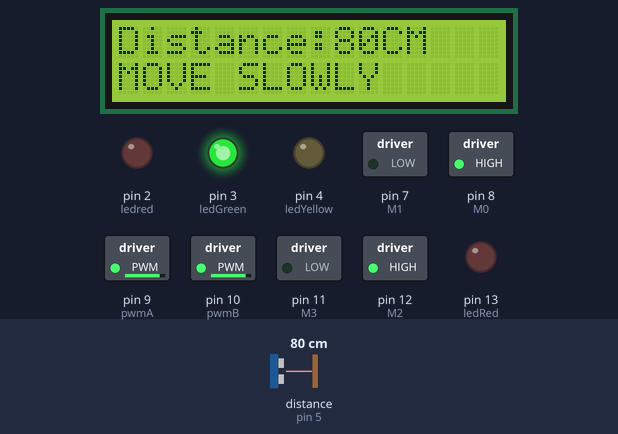
Recording of a sketch running on a simulated Arduino Uno, built with avr-gcc and run on an emulated ATmega328P. On the bench: 16×2 character LCD, switched loads named in the sketch (green lamp = pin HIGH), output pins drawn as LEDs (lit = HIGH). Wiring (inferred from the names in the program): ultrasonic range finder: trigger pin 6; echo pin 5. Dashed ring = blinking. Inputs (shaded band) come from the test bench; at power-on: distance to the obstacle (sensor on pin 5) 80 cm. The echo pulse lasts 58.3 µs per cm; pins used as bus, display or sensor lines are not drawn; what the sketch prints to the serial monitor is not drawn.

Above: at 1.2 s.
1.3 s: distance to the obstacle (sensor on pin 5) set to 75 cm
At 2.39 s:
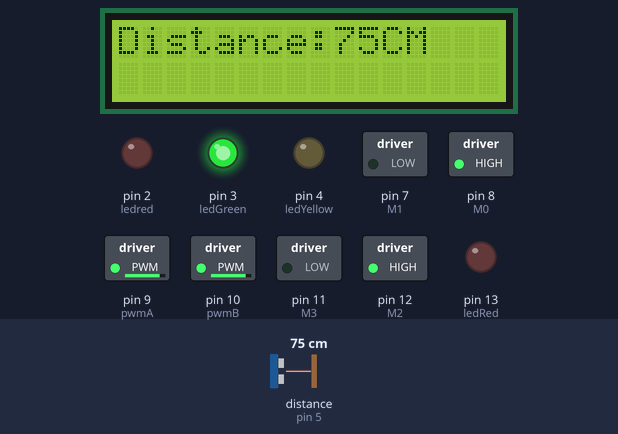
3.7 s: distance to the obstacle (sensor on pin 5) set to 65 cm
At 6.4 s:
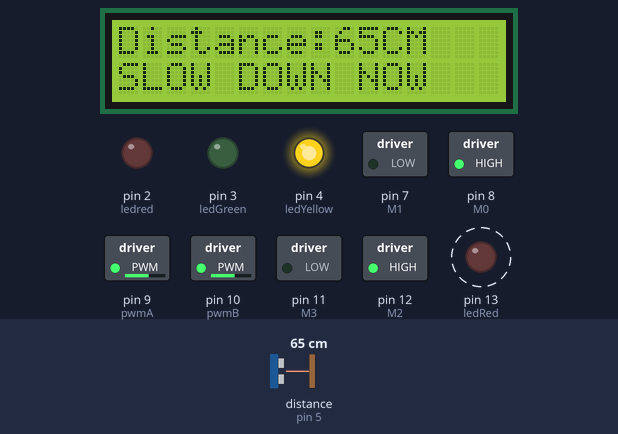
8.1 s: distance to the obstacle (sensor on pin 5) set to 120 cm
At 9.7 s:
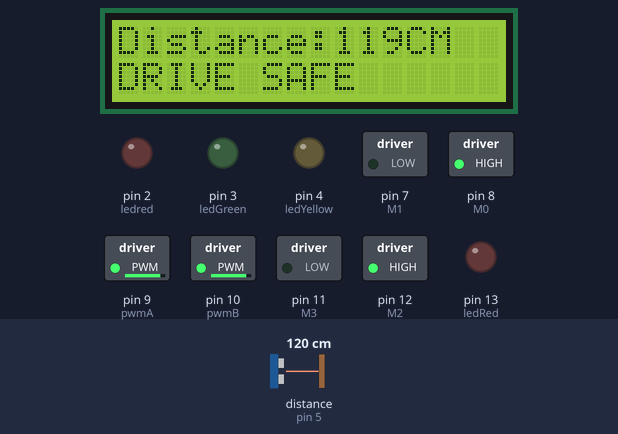
13.0 s: distance to the obstacle (sensor on pin 5) set to 35 cm
At 14.6 s:
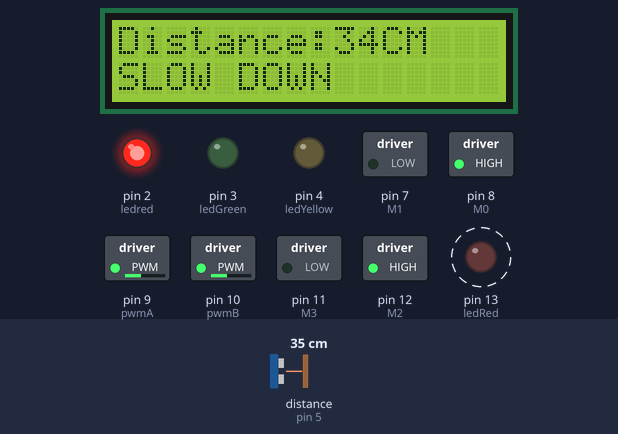
16.3 s: distance to the obstacle (sensor on pin 5) set to 2 cm
At 17.9 s:
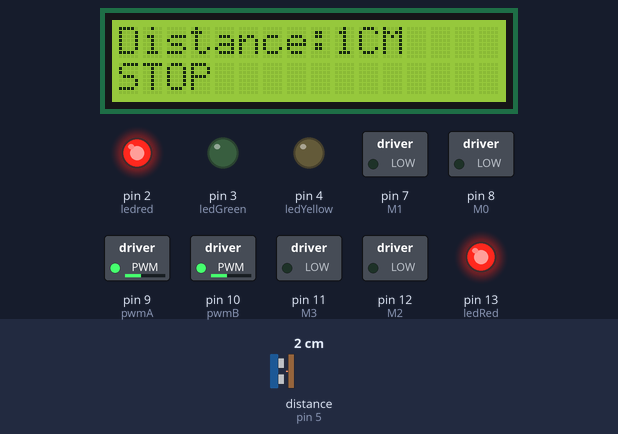
19.6 s: distance to the obstacle (sensor on pin 5) set to 60 cm
At 20.56 s:
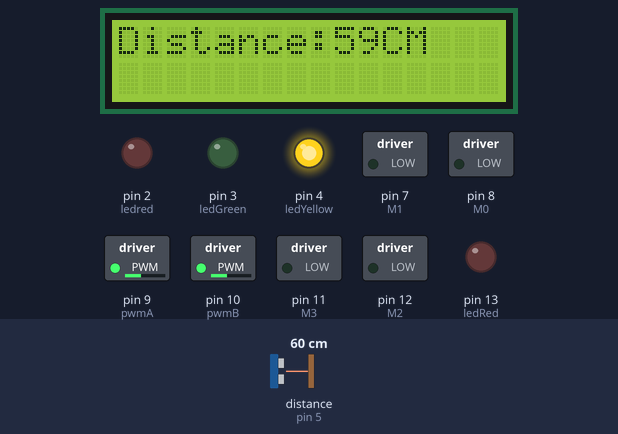
Timing chart, 0 to 23.0 s (numbered marks = the images above; inputs shaded):
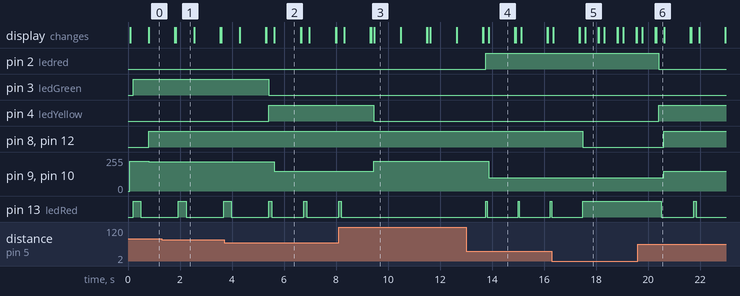

The sketch:

TheAntiCollider.ino
```cpp
#include <Wire.h>
#include <LiquidCrystal_I2C.h>
LiquidCrystal_I2C lcd( 0x27, 2, 1, 0, 4, 5, 6, 7, 3, POSITIVE);

int trigPin = 6;
int echoPin = 5;
int ledRed = 13;
int ledYellow = 4;
int ledGreen = 3;
int ledred = 2;
int pwmA = 9;
int M0 = 8;
int M1 = 7;
int M2 = 12;
int M3 = 11;
int pwmB = 10;
int i = 225;
int j = 225;


void setup()
{
  Serial.begin(9600);
  lcd.begin(16, 2);
  /////////INDICATORS//////////
   pinMode(ledRed, OUTPUT);
   pinMode(ledYellow, OUTPUT);
   pinMode(ledGreen, OUTPUT);
   pinMode(ledred, OUTPUT);

  ///////MOTORS///////////

   pinMode(M0, OUTPUT);
   pinMode(M1, OUTPUT);
   pinMode(M2, OUTPUT);
   pinMode(M3, OUTPUT);

  //////////SENSOR/////////

   pinMode(echoPin, INPUT);
   pinMode(trigPin, OUTPUT);

  //////SPEED OF MOTOR//////

   analogWrite(pwmA,i);
   analogWrite(pwmB,j);
}

//////////INDICATORS(BUZZERS)///////////

void buzzer()
{
  digitalWrite(ledRed, HIGH);
  delay(100);
  digitalWrite(ledRed, LOW);
  delay(100);
}

void buzzer1()
{
  digitalWrite(ledRed, HIGH);
  delay(300);
  digitalWrite(ledRed, LOW);
  delay(300);
}

void buzzer2()
{
  digitalWrite(ledRed, HIGH);
  delay(50);
  digitalWrite(ledRed, LOW);
  delay(50);
}

////////////MOTOR MOTION////////////

void motorForward()
{
  digitalWrite(M0,HIGH);
  digitalWrite(M1,LOW);
  digitalWrite(M2,HIGH);
  digitalWrite(M3,LOW);
}

void motorStop()
{
  digitalWrite(M0,LOW);
  digitalWrite(M1,LOW);
  digitalWrite(M2,LOW);
  digitalWrite(M3,LOW);

}

////////////LOOP////////////

void loop() {
  long duration, distance;
  digitalWrite(trigPin,HIGH);
  delayMicroseconds(1000);
  digitalWrite(trigPin, LOW);
  duration=pulseIn(echoPin, HIGH);
  distance =(duration/2)/29.1;
  Serial.print(distance);
  Serial.println("CM");
  delay(10);
  lcd.print("Distance:");
  lcd.print(distance);
  lcd.print("CM");
  lcd.setCursor(0, 1);
  delay(100);

if ((distance<=25))
{
  motorStop();
  digitalWrite(ledRed,HIGH);
  digitalWrite(ledred, HIGH);
 delay(100);
 lcd.print("STOP");
 lcd.setCursor(0, 0);
 delay(500);
 lcd.clear();
}
else if((distance>25 && distance<=40))
 {
  digitalWrite(ledred, HIGH);
  digitalWrite(ledYellow, LOW);
  digitalWrite(ledGreen, LOW);
  digitalWrite(ledRed,LOW);
  buzzer2();
  motorForward();
  analogWrite(pwmA,100); // speed on the left wheel
  analogWrite(pwmB,100); // speen on the right wheel
  // the speed will be calculated from the odometer...
  Serial.println("STOP, Else you'll get collided with the front vehicle");
lcd.print("SLOW DOWN");
lcd.setCursor(0, 0);
delay(1000);
lcd.clear();
 }
else if((distance>40 && distance<=69))
 {
  digitalWrite(ledYellow, HIGH);
  digitalWrite(ledred,LOW);
  digitalWrite(ledGreen, LOW);
  digitalWrite(ledRed,LOW);
  buzzer();
  motorForward();
  analogWrite(pwmA,150);
  analogWrite(pwmB,150);
  Serial.println("SLOW DOWN YOUR VEHICLE!!!!!!");
  lcd.print("SLOW DOWN NOW");
  lcd.setCursor(0, 0);
 delay(1000);
  lcd.clear();
 }
else if((distance>70 && distance<100))
 {
  digitalWrite(ledGreen, HIGH);
  digitalWrite(ledred,LOW);
  digitalWrite(ledYellow, LOW);
  digitalWrite(ledRed,LOW);
  buzzer1();
  analogWrite(pwmA,220);
  analogWrite(pwmB,220);
  motorForward();
  Serial.println("Vehicle Ahead, Move Slowly");
  lcd.print("MOVE SLOWLY");
  lcd.setCursor(0, 0);
 delay(1000);
  lcd.clear();
 }
else if ((distance>100))
{
  motorForward();
  analogWrite(pwmA,i);
  analogWrite(pwmB,j);
  digitalWrite(ledGreen, LOW);
  digitalWrite(ledred,LOW);
  digitalWrite(ledYellow, LOW);
  digitalWrite(ledRed,LOW);
  lcd.print("DRIVE SAFE");
  lcd.setCursor(0, 1);
  delay(1000);
  lcd.print("OBEY TRAFFIC");
  lcd.setCursor(0, 0);
  delay(1000);
  lcd.clear();

}
}
```

Measured:
- the behaviour switches between 71 and 70 cm on distance to the obstacle (sensor on pin 5) (found by bisection; images 1 and 2)
- after the input at 3.7 s, pin 3 (ledGreen): HIGH → LOW after 1.7 s; pin 4 (ledYellow): LOW → HIGH after 1.7 s; pin 9 (pwmA), pin 10 (pwmB): 220/255 → 150/255 after 1.9 s
- after the input at 8.1 s, pin 4 (ledYellow): HIGH → LOW after 1.4 s; pin 9 (pwmA), pin 10 (pwmB): 150/255 → 225/255 after 1.4 s; pin 13 (ledRed): goes on until 8.2 s, then stays LOW
- after the input at 13.0 s, pin 2 (ledred): LOW → HIGH after 0.77 s; pin 9 (pwmA), pin 10 (pwmB): 225/255 → 100/255 after 0.87 s; pin 13 (ledRed): alternates HIGH for 0.05 s and LOW for 1.2 s, starting after 0.77 s
- after the input at 16.3 s, pin 8 (M0), pin 12 (M2): HIGH → LOW after 1.2 s; pin 13 (ledRed): goes on until 17.5 s, then stays HIGH
- after the input at 19.6 s, pin 2 (ledred): HIGH → LOW after 0.81 s; pin 4 (ledYellow): LOW → HIGH after 0.81 s; pin 8 (M0), pin 12 (M2): LOW → HIGH after 1.0 s; pin 9 (pwmA), pin 10 (pwmB): 100/255 → 150/255 after 1.0 s; pin 13 (ledRed): HIGH → LOW after 0.91 s, → HIGH 1.2 s later, → LOW 0.10 s later
- by itself, pin 13 (ledRed): alternates HIGH for 0.10 s and LOW for 1.3 s
